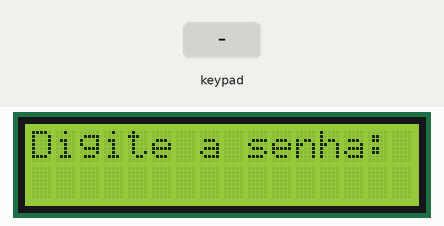
A sketch run on a simulated Arduino Nano, built with avr-gcc and run on an emulated ATmega328P. On the bench: 16×2 character LCD. The test bench sets the inputs (shaded band).

Above: at 1.2 s.
1.3 s: keypad keys 1 2 3 4 # pressed 0.4 s apart
At 3.7 s:
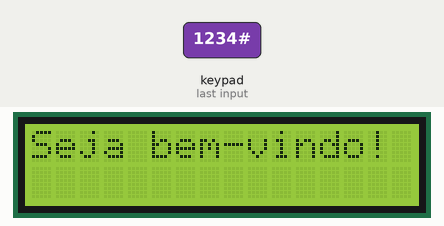
4.8 s: key '#' pressed
At 6.3 s:
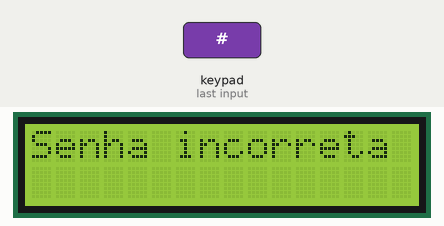
7.8 s: key '1' pressed
At 8.6 s:
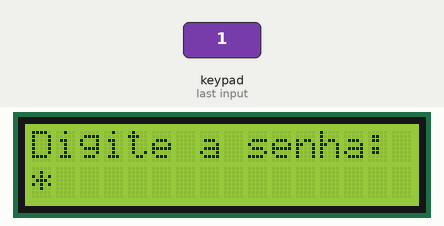
9.3 s: key '2' pressed
At 9.7 s:
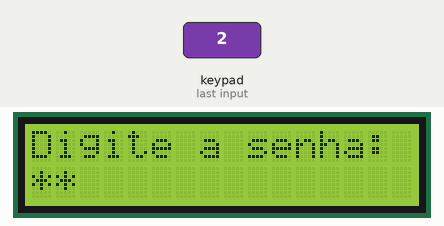
Timing chart, 0 to 11.8 s (numbered marks = the images above; inputs shaded):
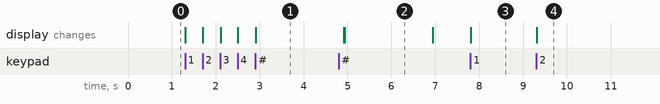

Measured:
- after the input at 1.3 s, the display: first changes at once (image 1 shows a later state)
- after the input at 4.8 s, the display: first differs from a run without the input after 0.14 s (image 2)
- after the input at 7.8 s, the display: changes at once (image 3)
- after the input at 9.3 s, the display: changes at once (image 4)
- what the display in image 2 shows lasts 2.0 s, from 4.9 s to 6.9 s

The sketch:

lcd_with_keyboard.ino
```cpp
#include <Keypad.h>
#include <LiquidCrystal.h>


const int rs = 12, en = 11, d4 = 5, d5 = 4, d6 = 3, d7 = 2;
LiquidCrystal lcd(rs, en, d4, d5, d6, d7);

const byte LINHAS = 4;
const byte COLUNAS = 4;

char teclas[LINHAS][COLUNAS] = {
  {'1','2','3','A'},
  {'4','5','6','B'},
  {'7','8','9','C'},
  {'*','0','#','D'}
};


byte pinosLinhas[LINHAS] = {A0, A1, A2, A3};
byte pinosColunas[COLUNAS] = {A4, A5, A6, A7};

Keypad teclado = Keypad(makeKeymap(teclas), pinosLinhas, pinosColunas, LINHAS, COLUNAS);


String senhaCorreta = "1234";
String senhaDigitada = "";

void setup() {
  lcd.begin(16, 2);
  lcd.setCursor(0, 0);
  lcd.print("Digite a senha:");
  lcd.setCursor(0, 1);
}

void loop() {
  char tecla = teclado.getKey();

  if (tecla) {
    if (tecla == '#') {
      lcd.clear();
      if (senhaDigitada == senhaCorreta) {
        lcd.print("Seja bem-vindo!");
      } else {
        lcd.print("Senha incorreta");
      }
      delay(2000);
      lcd.clear();
      lcd.print("Digite a senha:");
      senhaDigitada = "";
    } else if (tecla == '*') {
      senhaDigitada = "";
      lcd.clear();
      lcd.print("Digite a senha:");
    } else if (senhaDigitada.length() < 4) {
      senhaDigitada += tecla;
      lcd.setCursor(senhaDigitada.length() - 1, 1);
      lcd.print('*');
    }
  }
}
```
